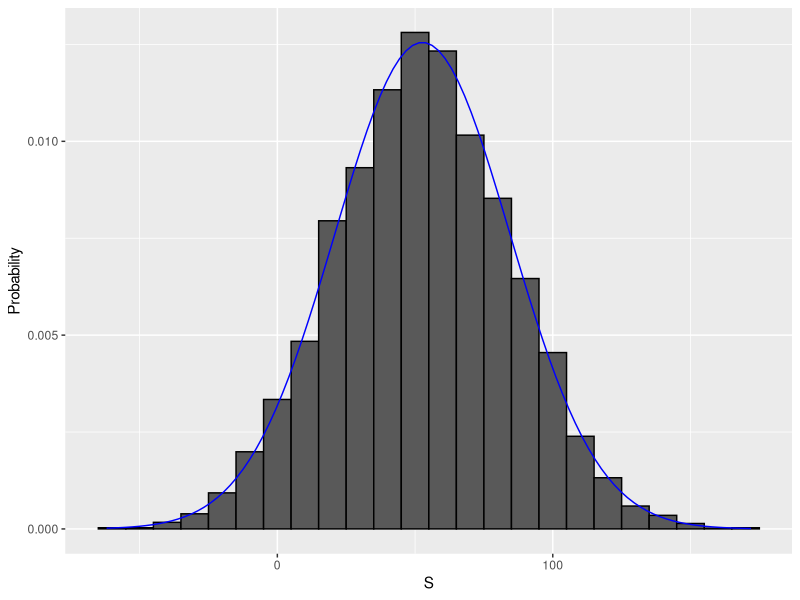

Write the R code that produced this figure.
#Key points
#A sampling model models the random behavior of a process as the sampling of draws from an urn.
#The probability distribution of a random variable is the probability of the observed value falling in any given interval.
#We can define a CDF  𝐹(𝑎)=Pr(𝑆≤𝑎)  to answer questions related to the probability of S being in any interval.
#The average of many draws of a random variable is called its expected value.
#The standard deviation of many draws of a random variable is called its standard error.
#Monte Carlo simulation: Chance of casino losing money on roulette
#We build a sampling model for the random variable  𝑆  that represents the casino's total winnings. 

# sampling model 1: define urn, then sample
color <- rep(c("Black", "Red", "Green"), c(18, 18, 2)) # define the urn for the sampling model
n <- 1000
X <- sample(ifelse(color == "Red", -1, 1), n, replace = TRUE)
X[1:10]

# sampling model 2: define urn inside sample function by noting probabilities
x <- sample(c(-1, 1), n, replace = TRUE, prob = c(9/19, 10/19))    # 1000 independent draws
S <- sum(x)    # total winnings = sum of draws
S
#We use the sampling model to run a Monte Carlo simulation and use the results to estimate the probability of the casino losing money.

n <- 1000    # number of roulette players
B <- 10000    # number of Monte Carlo experiments
S <- replicate(B, {
    X <- sample(c(-1,1), n, replace = TRUE, prob = c(9/19, 10/19))    # simulate 1000 spins
    sum(X)    # determine total profit
})

mean(S < 0)    # probability of the casino losing money
#We can plot a histogram of the observed values of S as well as the normal density curve based on the mean and standard deviation of S.

library(tidyverse)
s <- seq(min(S), max(S), length = 100)    # sequence of 100 values across range of S
normal_density <- data.frame(s = s, f = dnorm(s, mean(S), sd(S))) # generate normal density for S
data.frame (S = S) %>%    # make data frame of S for histogram
    ggplot(aes(S, ..density..)) +
    geom_histogram(color = "black", binwidth = 10) +
    ylab("Probability") +
    geom_line(data = normal_density, mapping = aes(s, f), color = "blue")